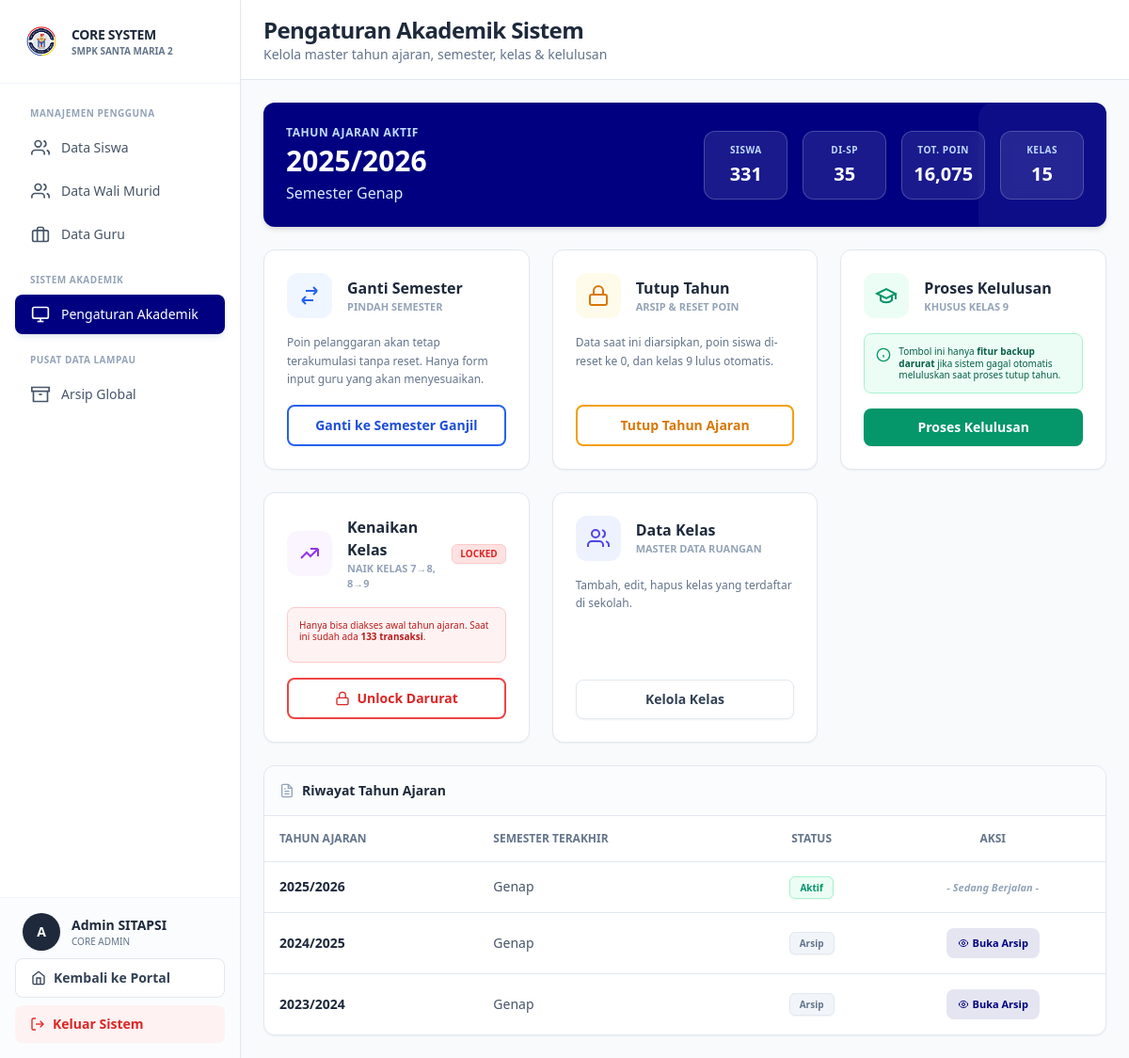
The app's page /core_admin/views/pengaturan_akademik.php (signed in) with its own data.
### tables this page shows
CREATE TABLE `tb_tahun_ajaran` (
  `id_tahun` int(11) NOT NULL,
  `nama_tahun` varchar(20) NOT NULL,
  `status` enum('Aktif','Arsip') DEFAULT 'Aktif',
  `semester_aktif` enum('Ganjil','Genap') DEFAULT 'Ganjil'
);

### config/database.php (called while the page is built, shortened)
<?php
function getDBConnection()
{
    static $pdo = null;
    if ($pdo === null) {
        try {
            $dsn = "mysql:host=" . DB_HOST . ";dbname=" . DB_NAME . ";charset=" . DB_CHARSET;
            $options = [
                PDO::ATTR_ERRMODE => PDO::ERRMODE_EXCEPTION,
                PDO::ATTR_DEFAULT_FETCH_MODE => PDO::FETCH_ASSOC,
                PDO::ATTR_EMULATE_PREPARES => false,
                PDO::MYSQL_ATTR_INIT_COMMAND => "SET NAMES " . DB_CHARSET
            ];
            $pdo = new PDO($dsn, DB_USER, DB_PASS, $options);
        } catch (PDOException $e) {
            error_log("Database Connection Error: " . $e->getMessage());
            die("Koneksi database gagal. Silakan hubungi administrator.");
        }
    }
    return $pdo;
}
function executeQuery($sql, $params = [])
{
    $pdo = getDBConnection();
    $stmt = $pdo->prepare($sql);
    $stmt->execute($params);
    return $stmt;
}
function fetchOne($sql, $params = [])
{
    $stmt = executeQuery($sql, $params);
    return $stmt->fetch();
}
function fetchAll($sql, $params = [])
{
    $stmt = executeQuery($sql, $params);
    return $stmt->fetchAll();
}
?>

### core_admin/views/pengaturan_akademik.php (the view, shortened to what this page needs)
<?php
require_once '../../config/database.php';
$tahun_aktif = fetchOne("SELECT id_tahun, nama_tahun, semester_aktif FROM tb_tahun_ajaran WHERE status = 'Aktif' LIMIT 1");
$cek_transaksi = fetchOne("SELECT COUNT(*) as total FROM tb_pelanggaran_header WHERE id_tahun = :id_tahun", ['id_tahun' => $tahun_aktif['id_tahun']]);
$ada_transaksi = $cek_transaksi['total'] > 0;
$kenaikan_kelas_locked = $ada_transaksi;
$tahun_list = fetchAll("SELECT id_tahun, nama_tahun, semester_aktif, status FROM tb_tahun_ajaran ORDER BY id_tahun DESC");
$stats = fetchOne("
    SELECT
        COUNT(DISTINCT a.no_induk) as total_siswa,
        COUNT(DISTINCT CASE WHEN a.status_sp_terakhir != 'Aman' THEN a.no_induk END) as siswa_sp,
        SUM(a.total_poin_umum) as total_poin
    FROM tb_anggota_kelas a
    WHERE a.id_tahun = :id_tahun
", ['id_tahun' => $tahun_aktif['id_tahun']]);
$total_kelas = fetchOne("SELECT COUNT(*) as total FROM tb_kelas")['total'] ?? 0;
$card_class = "bg-white border border-[#E2E8F0] rounded-xl shadow-sm";
?>
<!DOCTYPE html>
<html lang="id">
<head>
    <script src="https://cdn.tailwindcss.com"></script>
</head>
<body class="bg-[#F8FAFC]">
<div class="flex h-screen overflow-hidden">
    <?php include '../includes/sidebar_core.php'; ?>
    <div class="flex-1 overflow-auto lg:ml-64">
        <div class="bg-white border-b border-[#E2E8F0] px-6 pl-16 lg:pl-6 py-4 sticky top-0 z-30">
            <h1 class="text-2xl font-extrabold text-slate-800 tracking-tight">Pengaturan Akademik Sistem</h1>
            <p class="text-sm font-medium text-slate-500">Kelola master tahun ajaran, semester, kelas & kelulusan</p>
        </div>
        <div class="p-6 space-y-6 max-w-7xl mx-auto">
            <div class="bg-[#000080] text-white rounded-xl shadow-md p-6 relative overflow-hidden">
                <div class="relative z-10 flex flex-col md:flex-row items-center justify-between gap-6">
                    <div class="text-center md:text-left">
                        <p class="text-blue-200 text-xs font-bold uppercase tracking-wider mb-1">Tahun Ajaran Aktif</p>
                        <h2 class="text-3xl font-extrabold mb-1"><?= $tahun_aktif['nama_tahun'] ?></h2>
                        <p class="font-medium text-blue-100">Semester <?= $tahun_aktif['semester_aktif'] ?></p>
                    </div>
                    <div class="grid grid-cols-4 gap-3 md:gap-4 text-center">
                        <div class="bg-white/10 border border-white/20 backdrop-blur rounded-xl p-3">
                            <p class="text-[10px] text-blue-200 uppercase font-bold tracking-wider mb-1">Siswa</p>
                            <p class="text-xl font-extrabold"><?= $stats['total_siswa'] ?></p>
                        </div>
                        <div class="bg-white/10 border border-white/20 backdrop-blur rounded-xl p-3">
                            <p class="text-[10px] text-blue-200 uppercase font-bold tracking-wider mb-1">Di-SP</p>
                            <p class="text-xl font-extrabold"><?= $stats['siswa_sp'] ?></p>
                        </div>
                        <div class="bg-white/10 border border-white/20 backdrop-blur rounded-xl p-3">
                            <p class="text-[10px] text-blue-200 uppercase font-bold tracking-wider mb-1">Tot. Poin</p>
                            <p class="text-xl font-extrabold"><?= number_format((float)$stats['total_poin']) ?></p>
                        </div>
                        <div class="bg-white/10 border border-white/20 backdrop-blur rounded-xl p-3">
                            <p class="text-[10px] text-blue-200 uppercase font-bold tracking-wider mb-1">Kelas</p>
                            <p class="text-xl font-extrabold"><?= $total_kelas ?></p>
                        </div>
                    </div>
                </div>
            </div>
            <div class="grid grid-cols-1 md:grid-cols-2 lg:grid-cols-3 gap-6">
                <div class="<?= $card_class ?> p-6 flex flex-col h-full group hover:border-blue-400 transition-colors">
                    <div class="flex items-center mb-4">
                        <div class="bg-blue-50 text-blue-600 rounded-xl p-3 mr-4">
                            <svg class="w-6 h-6" fill="none" stroke="currentColor" viewBox="0 0 24 24" stroke-width="2"><path d="M8 7h12m0 0l-4-4m4 4l-4 4m0 6H4m0 0l4 4m-4-4l4-4"></path></svg>
                        </div>
                        <div>
                            <h3 class="font-extrabold text-slate-800">Ganti Semester</h3>
                            <p class="text-[11px] font-bold text-slate-400 uppercase">Pindah Semester</p>
                        </div>
                    </div>
                    <p class="text-xs text-slate-500 leading-relaxed flex-1 mb-4">Poin pelanggaran akan tetap terakumulasi tanpa reset. Hanya form input guru yang akan menyesuaikan.</p>
                    <form action="../actions/ganti_semester.php" method="POST" onsubmit="return confirm('⚠️ Yakin ganti semester?\nPoin akan tetap terakumulasi.')">
                        <button type="submit" class="w-full py-2.5 bg-white border-2 border-blue-600 text-blue-700 hover:bg-blue-50 font-bold rounded-lg transition-colors text-sm">
                            Ganti ke Semester <?= $tahun_aktif['semester_aktif'] === 'Ganjil' ? 'Genap' : 'Ganjil' ?>
                        </button>
                    </form>
                </div>
                <div class="<?= $card_class ?> p-6 flex flex-col h-full group hover:border-amber-400 transition-colors">
                    <div class="flex items-center mb-4">
                        <div class="bg-amber-50 text-amber-600 rounded-xl p-3 mr-4">
                            <svg class="w-6 h-6" fill="none" stroke="currentColor" viewBox="0 0 24 24" stroke-width="2"><rect x="3" y="11" width="18" height="11" rx="2" ry="2"></rect><path d="M7 11V7a5 5 0 0 1 10 0v4"></path></svg>
                        </div>
                        <div>
                            <h3 class="font-extrabold text-slate-800">Tutup Tahun</h3>
                            <p class="text-[11px] font-bold text-slate-400 uppercase">Arsip & Reset Poin</p>
                        </div>
                    </div>
                    <p class="text-xs text-slate-500 leading-relaxed flex-1 mb-4">Data saat ini diarsipkan, poin siswa di-reset ke 0, dan kelas 9 lulus otomatis.</p>
                    <button onclick="document.getElementById('modal-tutup-tahun').classList.remove('hidden')" class="w-full py-2.5 bg-white border-2 border-amber-500 text-amber-600 hover:bg-amber-50 font-bold rounded-lg transition-colors text-sm">
                        Tutup Tahun Ajaran
                    </button>
                </div>
                <div class="<?= $card_class ?> p-6 flex flex-col h-full group hover:border-emerald-400 transition-colors">
                    <div class="flex items-center mb-4">
                        <div class="bg-emerald-50 text-emerald-600 rounded-xl p-3 mr-4">
                            <svg class="w-6 h-6" fill="none" stroke="currentColor" viewBox="0 0 24 24" stroke-width="2"><path d="M22 10v6M2 10l10-5 10 5-10 5z"></path><path d="M6 12v5c3 3 9 3 12 0v-5"></path></svg>
                        </div>
                        <div>
                            <h3 class="font-extrabold text-slate-800">Proses Kelulusan</h3>
                            <p class="text-[11px] font-bold text-slate-400 uppercase">Khusus Kelas 9</p>
                        </div>
                    </div>
                    <div class="bg-emerald-50 border border-emerald-200 rounded-lg p-3 flex-1 mb-4 flex items-start">
                        <svg class="w-4 h-4 text-emerald-600 mr-2 mt-0.5 flex-shrink-0" fill="none" stroke="currentColor" viewBox="0 0 24 24" stroke-width="2"><circle cx="12" cy="12" r="10"></circle><line x1="12" y1="16" x2="12" y2="12"></line><line x1="12" y1="8" x2="12.01" y2="8"></line></svg>
                        <p class="text-[10px] text-emerald-800 font-medium leading-tight">Tombol ini hanya <strong class="font-bold">fitur backup darurat</strong> jika sistem gagal otomatis meluluskan saat proses tutup tahun.</p>
                    </div>
                    <form action="../actions/proses_kelulusan.php" method="POST" onsubmit="return confirmKelulusan()">
                        <button type="submit" class="w-full py-2.5 bg-emerald-600 hover:bg-emerald-700 text-white font-bold rounded-lg transition-colors text-sm shadow-sm">
                            Proses Kelulusan
                        </button>
                    </form>
                </div>
                <div class="<?= $card_class ?> p-6 flex flex-col h-full <?= $kenaikan_kelas_locked ? 'bg-slate-50' : 'group hover:border-purple-400' ?> transition-colors">
                    <div class="flex items-center justify-between mb-4">
                        <div class="flex items-center">
                            <div class="bg-purple-50 text-purple-600 rounded-xl p-3 mr-4">
                                <svg class="w-6 h-6" fill="none" stroke="currentColor" viewBox="0 0 24 24" stroke-width="2"><path d="M13 7h8m0 0v8m0-8l-8 8-4-4-6 6"></path></svg>
                            </div>
                            <div>
                                <h3 class="font-extrabold text-slate-800">Kenaikan Kelas</h3>
                                <p class="text-[11px] font-bold text-slate-400 uppercase">Naik Kelas 7→8, 8→9</p>
                            </div>
                        </div>
                        <?php if ($kenaikan_kelas_locked): ?>
                            <span class="px-2 py-0.5 bg-red-100 text-red-600 text-[10px] rounded-md font-extrabold shadow-sm border border-red-200">LOCKED</span>
                        <?php endif; ?>
                    </div>
                    <?php if ($kenaikan_kelas_locked): ?>
                    <div class="bg-red-50 border border-red-200 rounded-lg p-3 flex-1 mb-4">
                        <p class="text-[10px] text-red-700 font-medium leading-tight mb-2">Hanya bisa diakses awal tahun ajaran. Saat ini sudah ada <strong><?= $cek_transaksi['total'] ?> transaksi</strong>.</p>
                    </div>
                    <button onclick="unlockKenaikanKelas()" class="w-full py-2.5 bg-white border-2 border-red-500 text-red-600 hover:bg-red-50 font-bold rounded-lg transition-colors text-sm">
                        <svg class="w-4 h-4 inline-block mr-1 -mt-0.5" fill="none" stroke="currentColor" viewBox="0 0 24 24" stroke-width="2"><rect x="3" y="11" width="18" height="11" rx="2" ry="2"></rect><path d="M7 11V7a5 5 0 0 1 10 0v4"></path></svg> Unlock Darurat
                    </button>
                    <?php endif; ?>
                </div>
                <div class="<?= $card_class ?> p-6 flex flex-col h-full group hover:border-[#000080] transition-colors">
                    <div class="flex items-center mb-4">
                        <div class="bg-indigo-50 text-indigo-600 rounded-xl p-3 mr-4">
                            <svg class="w-6 h-6" fill="none" stroke="currentColor" viewBox="0 0 24 24" stroke-width="2"><path d="M17 21v-2a4 4 0 0 0-4-4H5a4 4 0 0 0-4 4v2"></path><circle cx="9" cy="7" r="4"></circle><path d="M23 21v-2a4 4 0 0 0-3-3.87"></path><path d="M16 3.13a4 4 0 0 1 0 7.75"></path></svg>
                        </div>
                        <div>
                            <h3 class="font-extrabold text-slate-800">Data Kelas</h3>
                            <p class="text-[11px] font-bold text-slate-400 uppercase">Master Data Ruangan</p>
                        </div>
                    </div>
                    <p class="text-xs text-slate-500 leading-relaxed flex-1 mb-4">Tambah, edit, hapus kelas yang terdaftar di sekolah.</p>
                    <a href="manajemen_kelas.php" class="block w-full py-2.5 bg-white border border-[#E2E8F0] text-slate-700 hover:bg-slate-50 text-center font-bold rounded-lg transition-colors text-sm shadow-sm">
                        Kelola Kelas
                    </a>
                </div>
            </div>
            <div class="<?= $card_class ?> overflow-hidden mt-8">
                <div class="p-4 border-b border-[#E2E8F0] bg-slate-50/50 flex items-center justify-between">
                    <div class="flex items-center">
                        <span class="font-extrabold text-slate-800 text-sm">Riwayat Tahun Ajaran</span>
                    </div>
                </div>
                <div class="overflow-x-auto">
                    <table class="w-full text-left text-sm whitespace-nowrap">
                        <thead class="bg-white text-xs text-slate-500 uppercase border-b border-[#E2E8F0]">
                            <tr>
                                <th class="p-4 font-bold">Tahun Ajaran</th>
                                <th class="p-4 font-bold">Semester Terakhir</th>
                                <th class="p-4 font-bold text-center">Status</th>
                                <th class="p-4 font-bold text-center">Aksi</th>
                            </tr>
                        </thead>
                        <tbody class="divide-y divide-[#E2E8F0]">
                            <?php foreach($tahun_list as $t): ?>
                            <tr class="hover:bg-slate-50/50 transition-colors">
                                <td class="p-4 font-extrabold text-slate-800"><?= $t['nama_tahun'] ?></td>
                                <td class="p-4 text-slate-600 font-medium"><?= $t['semester_aktif'] ?></td>
                                <td class="p-4 text-center">
                                    <span class="px-2.5 py-1 rounded-md text-[10px] font-bold shadow-sm <?= $t['status'] === 'Aktif' ? 'bg-emerald-50 text-emerald-600 border border-emerald-200' : 'bg-slate-100 text-slate-500 border border-slate-200' ?>">
                                        <?= $t['status'] ?>
                                    </span>
                                </td>
                                <td class="p-4 text-center">
                                    <?php if ($t['status'] === 'Arsip'): ?>
                                    <a href="arsip_tahun.php?tahun=<?= $t['id_tahun'] ?>" class="inline-flex items-center text-[#000080] hover:text-blue-900 font-bold text-[11px] bg-[#000080]/10 px-3 py-1.5 rounded-lg transition-colors">
                                        <svg class="w-3 h-3 mr-1" fill="none" stroke="currentColor" viewBox="0 0 24 24" stroke-width="2"><path d="M15 12a3 3 0 11-6 0 3 3 0 016 0z"></path><path d="M2.458 12C3.732 7.943 7.523 5 12 5c4.478 0 8.268 2.943 9.542 7-1.274 4.057-5.064 7-9.542 7-4.477 0-8.268-2.943-9.542-7z"></path></svg>
                                        Buka Arsip
                                    </a>
                                    <?php else: ?>
                                    <span class="text-slate-400 text-[11px] font-bold italic">- Sedang Berjalan -</span>
                                    <?php endif; ?>
                                </td>
                            </tr>
                            <?php endforeach; ?>
                        </tbody>
                    </table>
                </div>
            </div>
        </div>
    </div>
</div>
</body>
</html>

### records on screen
tb_tahun_ajaran: nama_tahun "2025/2026", semester_aktif "Genap", status "Aktif", shows "- Sedang Berjalan -"
tb_tahun_ajaran: nama_tahun "2024/2025", semester_aktif "Genap", status "Arsip"
tb_tahun_ajaran: nama_tahun "2023/2024", semester_aktif "Genap", status "Arsip"

### other values on screen
$initial "A"
$user_name "Admin SITAPSI"
$stats['total_siswa'] "331"
$stats['siswa_sp'] "35"
$stats['total_poin'] "16,075"
$total_kelas "15"
$cek_transaksi['total'] "133"
